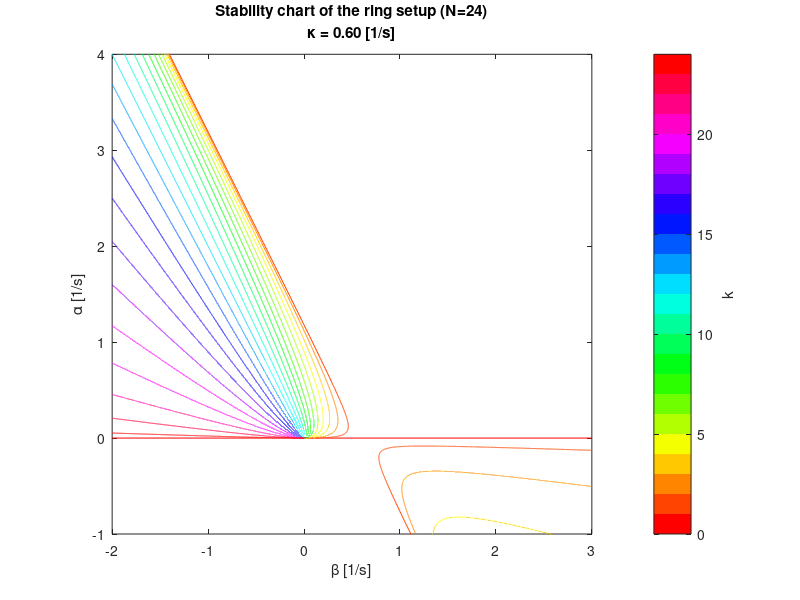

Write MATLAB code to recreate this figure.
%% Create analytical stability charts for the ring setup with time delay

clear; %close all; clc;

%% Parameters
kappa=0.6;
NN=24;
% range of parameters
betamin=-2;         % -2,   0, -0.6
betamax=3;          %  3, 1.2,    1
alphamin=-1;        % -1,   0, -0.4
alphamax=4;         %  4, 1.2,  1.2
aspect_ratio=1;     %  1,   1,    1

% range of frequencies for stability boundaries
ommin=0;
ommax=2*pi;
dom=0.0001;
om=ommin:dom:ommax;

%% Stability boundaries
% omega>0
alpha=zeros(NN-1,length(om));
beta=zeros(size(alpha));
for kk=1:NN-1
    alpha(kk,:)=om.^2.*(1-cos(2*kk*pi/NN))./...
                (-om*sin(2*kk*pi/NN)+2*kappa*(1-cos(2*kk*pi/NN)));
    beta(kk,:)=(-om.^2+kappa*om.*sin(2*kk*pi/NN))./...
                (-om*sin(2*kk*pi/NN)+2*kappa*(1-cos(2*kk*pi/NN)));
    % remove asymptotes
    beta(kk,beta(kk,:)>betamax | beta(kk,:)<betamin)=nan;
end

%% Stability chart
figure(1); clf; hold on; box on;
colors=interp1(linspace(0,1,7),[1,0,0;1,1,0;0,1,0;0,1,1;0,0,1;1,0,1;1,0,0],...
    linspace(0,1,NN));
colormap(colors);
% omega=0
plot([betamin,betamax],[0,0],'Color',colors(1,:));
% omega>0
for kk=1:NN-1
%     plot(beta(kk,:),alpha(kk,:),'b');
    plot(beta(kk,:),alpha(kk,:),'Color',colors(kk+1,:));
end
axis([betamin betamax alphamin alphamax]);
pbaspect([aspect_ratio,1,1]);
xlabel('\beta [1/s]');
ylabel('\alpha [1/s]');
title(['Stability chart of the ring setup (N=',num2str(NN),')',10,...
       '\kappa = ',num2str(kappa,'%3.2f'),' [1/s]']);
bar=colorbar; ylabel(bar,'k'); caxis([0,NN]);

%% Plot points on existing stability chart
% hold on; plot([0.25,0.25,0.5],[-0.1,0.4,0.4],'bx');
% axis([-0.6,1,-0.4,1.2]);